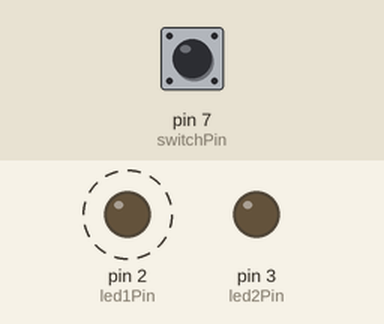
A sketch run on a simulated Arduino Uno, built with avr-gcc and run on an emulated ATmega328P. On the bench: output pins drawn as LEDs (lit = HIGH). Dashed ring = blinking. The inputs (shaded band) are chosen by the test bench; at power-on: pin 7 (switchPin) HIGH.

Above: at 0.5 s.
At 5.5 s:
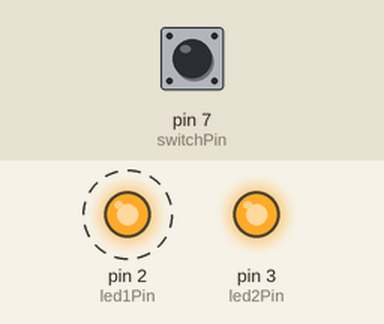
Timing chart, 0 to 7.8 s (numbered marks = the images above):
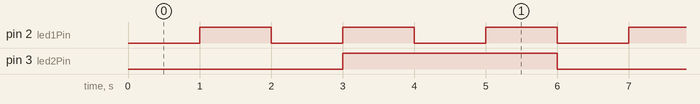

Measured:
- by itself, pin 2 (led1Pin): alternates HIGH for 1.0 s and LOW for 1.0 s
- by itself, pin 3 (led2Pin): alternates HIGH for 3.0 s and LOW for 3.0 s
- by itself, everything shown: repeats every 6.0 s, in 6 steps

The sketch:

LED-ex1.ino
```cpp
// กำหนด Pin ที่ใช้ด้วย #define
#define led1Pin 2
#define led2Pin 3
#define switchPin 7

// unsigned long เหมือน int แต่เก็บได้มากกว่า
unsigned long previousMillis1 = 0, previousMillis2 = 0;

// สถานะการเปิด/ปิดของ LED
int led1State = LOW, led2State = LOW;

void setup() { // ถูกเปลี่ยนค่าแล้ว
  pinMode(led1Pin, OUTPUT); //  pinMode(2, OUTPUT);
  pinMode(led2Pin, OUTPUT); //  pinMode(3, OUTPUT);
  pinMode(switchPin, INPUT_PULLUP); //pinMode(7, INPUT_PULLUP);
}

void loop() {
  unsigned long currentMillis = millis(); // อ่านเวลาปัจจุบัน

  // --- ส่วนควบคุม LED 1 และสวิตช์ ---
  // คอมไพเลอร์จะเห็นโค้ดส่วนนี้เป็น if (digitalRead(7) == LOW) { ... }
  if (digitalRead(switchPin) == LOW) { // ถ้าปุ่มกดอยู่
    digitalWrite(led1Pin, HIGH);       // ไฟติด
    led1State = HIGH;
  } else { // ถ้าปุ่มถูกปล่อย (ให้กระพริบ)
    if (currentMillis - previousMillis1 >= 1000) {
      previousMillis1 = currentMillis;    // บันทึกเวลาใหม่
      led1State = !led1State;           // สลับสถานะ (ถ้าติดให้ดับ, ถ้าดับให้ติด)
      digitalWrite(led1Pin, led1State); // สั่งงาน LED
    }
  }

  // --- ส่วนควบคุม LED 2 (กระพริบตลอดเวลา) ---
  if (currentMillis - previousMillis2 >= 3000) {
    previousMillis2 = currentMillis;      // บันทึกเวลาใหม่
    led2State = !led2State;             // สลับสถานะ
    digitalWrite(led2Pin, led2State);   // สั่งงาน LED
  }
}
```
